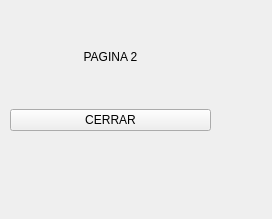
<?xml version="1.0" encoding="UTF-8"?>
<ui version="4.0">
 <class>Form</class>
 <widget class="QWidget" name="Form">
  <property name="geometry">
   <rect>
    <x>0</x>
    <y>0</y>
    <width>272</width>
    <height>219</height>
   </rect>
  </property>
  <property name="windowTitle">
   <string>Form</string>
  </property>
  <widget class="QWidget" name="">
   <property name="geometry">
    <rect>
     <x>10</x>
     <y>10</y>
     <width>201</width>
     <height>121</height>
    </rect>
   </property>
   <layout class="QGridLayout" name="gridLayout">
    <item row="1" column="0">
     <widget class="QLabel" name="label">
      <property name="text">
       <string>PAGINA 2</string>
      </property>
      <property name="alignment">
       <set>Qt::AlignCenter</set>
      </property>
     </widget>
    </item>
    <item row="2" column="0">
     <widget class="QPushButton" name="pushButton">
      <property name="text">
       <string>CERRAR</string>
      </property>
     </widget>
    </item>
   </layout>
  </widget>
 </widget>
 <resources/>
 <connections/>
</ui>
